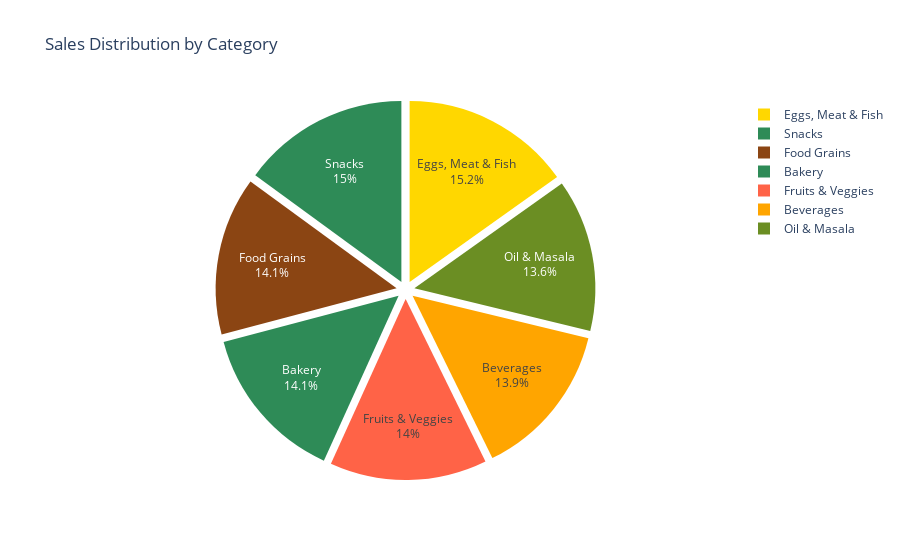

Write notebook code for a chart like this one.
### Code cell
# Plot 3: Sales Distribution by Category (Pie Chart)
sales_category = df.groupby("Category")["Sales"].sum().reset_index()
fig3 = px.pie(
    sales_category,
    values="Sales",
    names="Category",
    title="Sales Distribution by Category",
    color="Category",
    color_discrete_sequence=supermart_colors,
    hover_data=['Sales'] # Changed hover_data to a list containing only the column name
)
fig3.update_traces(
    textinfo="percent+label",
    pull=[0.05] * len(sales_category),
    hovertemplate="<b>%{label}</b><br>Sales: %{value:,.0f}<br>Percentage: %{percent}" # Added hovertemplate for formatting
)
fig3.update_layout(template="plotly_white")
fig3.show()

### Figure 1 — Plotly figure (JSON) as saved in the notebook; plotly's stock layout.template omitted (floating-point values rounded to 4 significant figures)
{"data": [{"customdata": [[2112281, "Bakery"], [2085313, "Beverages"], [2267401, "Eggs, Meat & Fish"], [2115272, "Food Grains"], [2100727, "Fruits & Veggies"], [2038442, "Oil & Masala"], [2237546, "Snacks"]], "domain": {"x": [0, 1], "y": [0, 1]}, "hovertemplate": "<b>%{label}</b><br>Sales: %{value:,.0f}<br>Percentage: %{percent}", "labels": ["Bakery", "Beverages", "Eggs, Meat & Fish", "Food Grains", "Fruits & Veggies", "Oil & Masala", "Snacks"], "legendgroup": "", "marker": {"colors": ["#2E8B57", "#FFA500", "#FFD700", "#8B4513", "#FF6347", "#6B8E23", "#2E8B57"]}, "name": "", "pull": [0.05, 0.05, 0.05, 0.05, 0.05, 0.05, 0.05], "showlegend": true, "textinfo": "percent+label", "type": "pie", "values": [2112281, 2085313, 2267401, 2115272, 2100727, 2038442, 2237546]}], "layout": {"legend": {"tracegroupgap": 0}, "piecolorway": ["#2E8B57", "#FFA500", "#FFD700", "#8B4513", "#FF6347", "#6B8E23"], "title": {"text": "Sales Distribution by Category"}}}
